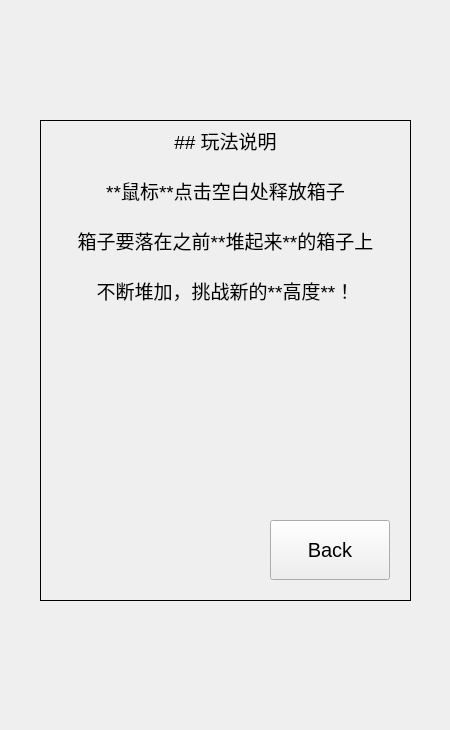
<?xml version="1.0" encoding="UTF-8"?>
<ui version="4.0">
 <class>HelpWindow</class>
 <widget class="QWidget" name="HelpWindow">
  <property name="geometry">
   <rect>
    <x>0</x>
    <y>0</y>
    <width>450</width>
    <height>730</height>
   </rect>
  </property>
  <property name="windowTitle">
   <string>HelpWindow</string>
  </property>
  <widget class="QLabel" name="lblHelp">
   <property name="geometry">
    <rect>
     <x>40</x>
     <y>120</y>
     <width>371</width>
     <height>481</height>
    </rect>
   </property>
   <property name="font">
    <font>
     <pointsize>14</pointsize>
    </font>
   </property>
   <property name="frameShape">
    <enum>QFrame::Box</enum>
   </property>
   <property name="text">
    <string notr="true">## 玩法说明

**鼠标**点击空白处释放箱子

箱子要落在之前**堆起来**的箱子上

不断堆加，挑战新的**高度**！</string>
   </property>
   <property name="textFormat">
    <enum>Qt::MarkdownText</enum>
   </property>
   <property name="alignment">
    <set>Qt::AlignHCenter|Qt::AlignTop</set>
   </property>
  </widget>
  <widget class="QPushButton" name="btnClose">
   <property name="geometry">
    <rect>
     <x>270</x>
     <y>520</y>
     <width>120</width>
     <height>60</height>
    </rect>
   </property>
   <property name="font">
    <font>
     <pointsize>15</pointsize>
    </font>
   </property>
   <property name="text">
    <string>Back</string>
   </property>
   <property name="flat">
    <bool>false</bool>
   </property>
  </widget>
 </widget>
 <resources/>
 <connections/>
</ui>
